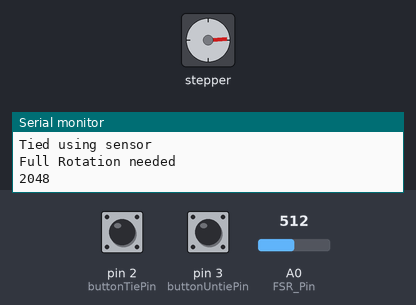
Bench run of a sketch on a simulated Arduino Uno, built with avr-gcc and run on an emulated ATmega328P. On the bench: stepper motor, the last lines printed to the serial monitor. The inputs (shaded band) are chosen by the test bench; at power-on: pin 2 (buttonTiePin) HIGH, pin 3 (buttonUntiePin) HIGH, A0 (FSR_Pin) = 512. Stepper angles assume 200 steps per turn.

Above: at 11.1 s.
11.2 s: pin 2 (buttonTiePin) pulled LOW for 0.25 s
At 11.65 s:
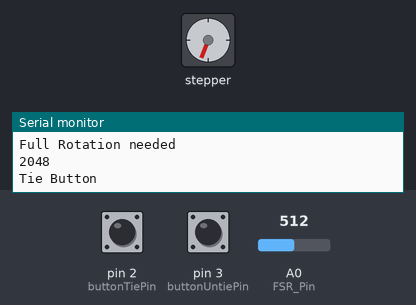
13.6 s: pin 3 (buttonUntiePin) pulled LOW for 0.25 s
At 16.6 s:
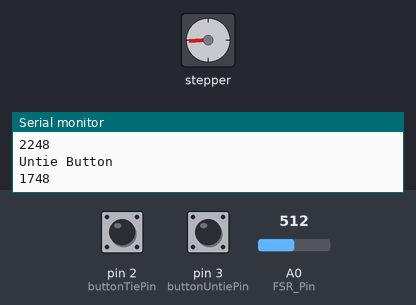
16.8 s: pin 2 (buttonTiePin) pulled LOW for 1 s
At 17.25 s:
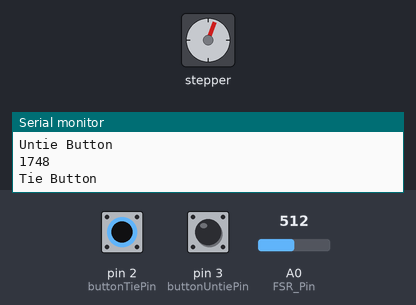
19.3 s: pin 2 (buttonTiePin) pulled LOW for 3.2 s
At 20.05 s:
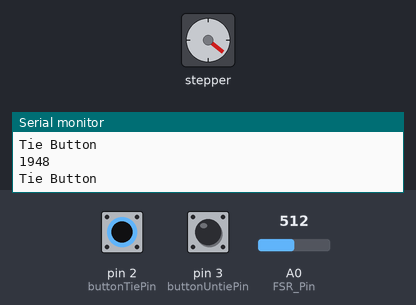
24.0 s: pin 3 (buttonUntiePin) pulled LOW for 1 s
At 24.15 s:
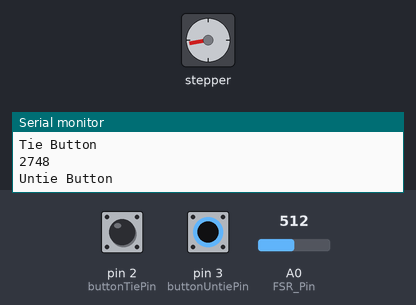
Timing chart, 0 to 28.0 s (numbered marks = the images above; inputs shaded):
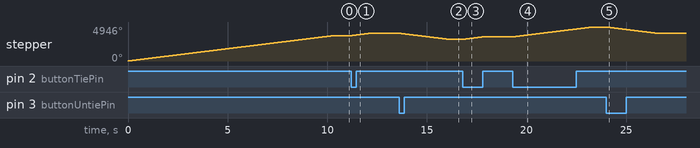

Measured:
- after the input at 11.2 s, stepper: turns 360° clockwise in 0.99 s, starting at once
- after the input at 13.6 s, stepper: turns 900° counter-clockwise in 2.5 s, starting at once
- after the input at 16.8 s, stepper: turns 360° clockwise in 0.99 s, starting at once
- after the input at 19.3 s, stepper: turns 1440° clockwise in 4.0 s, starting at once
- after the input at 24.0 s, stepper: turns 900° counter-clockwise in 2.5 s, starting at once
- by itself, stepper: turns 3686° clockwise in 10.3 s

The sketch:

final.ino
```cpp
#include <Stepper.h>

//variable to change accordingly
const int stepsPerRevolution = 200; // change this to fit the number of steps per revolution
const int stepsPerRotation = 2048;
const int rotation = 1; //number of rotation when pressure detects
const int rpm = 60; //set rpm of the motor
const int pressureLimit = 15; //crosses this limit will rotate the motor to tie
const int stepUntie = 500; //step per press for untie button

//pin number initialization
const int buttonTiePin = 2; //Tie button input pin
const int buttonUntiePin = 3; //Untie button input pin
const int FSR_Pin = A0; //analog pin 0 for pressure reading

//variable for checking and others
int FSRReading = 0; //Force sensor reading
bool tied = false; //for checking if it is tied or not
int countStep = 0; //count of steps of motor
int buttonStateTie = 0; //check if the tie button is pressed
int buttonStateUntie = 0; //check if the intie button is pressed

// initialize the stepper library on pins 8 through 11:
Stepper myStepper(stepsPerRevolution, 8, 9, 10, 11);


void setup() {
  // put your setup code here, to run once:
Serial.begin(9600);
  // set the speed at rpm:
  myStepper.setSpeed(rpm);

  //set pin as INPUT
  pinMode(buttonTiePin, INPUT);
  pinMode(buttonUntiePin, INPUT);

  //setting the INPUT pin HIGH
  digitalWrite(buttonTiePin, HIGH);
  digitalWrite(buttonUntiePin, HIGH);

}

void loop() {
  // put your main code here, to run repeatedly:

  FSRReading = analogRead(FSR_Pin);
  buttonStateTie = digitalRead(buttonTiePin);
  buttonStateUntie = digitalRead(buttonUntiePin);


 //when pressure will we detected
  if(FSRReading > pressureLimit && !tied){
    Serial.println(FSRReading);
     Serial.println("Tied using sensor");
    if(countStep == 0){
      Serial.println("Full Rotation needed");
      myStepper.step(rotation * stepsPerRotation);
    }else if(countStep < 0){
      Serial.println("More than Full Rotation needed");
      myStepper.step((rotation * stepsPerRotation) + abs(countStep));
    }else{
      Serial.println("Less Than Full Rotation needed");
      myStepper.step((rotation * stepsPerRotation) - countStep);
    }
    countStep = rotation * stepsPerRotation;
    tied = true;
    Serial.println(countStep);
  }

  //reseting tied state when no pressure detects
  if(FSRReading < pressureLimit && tied && countStep < (rotation * stepsPerRotation)){
    Serial.println("Shoe Removed");
    tied = false;
  }

  //when tie button will be pressed
  if(buttonStateTie == LOW){
    Serial.println("Tie Button");
    myStepper.step(stepsPerRevolution);
    countStep += stepsPerRevolution;
    Serial.println(countStep);
  }

  //when untie button will be pressed
  if(buttonStateUntie == LOW && countStep > 0){
    Serial.println("Untie Button");
    if(countStep < stepUntie){
      myStepper.step(-countStep);
      countStep-=countStep;
    }else{
      myStepper.step(-stepUntie);
      countStep-=stepUntie;
    }
    Serial.println(countStep);
  }

}
```
